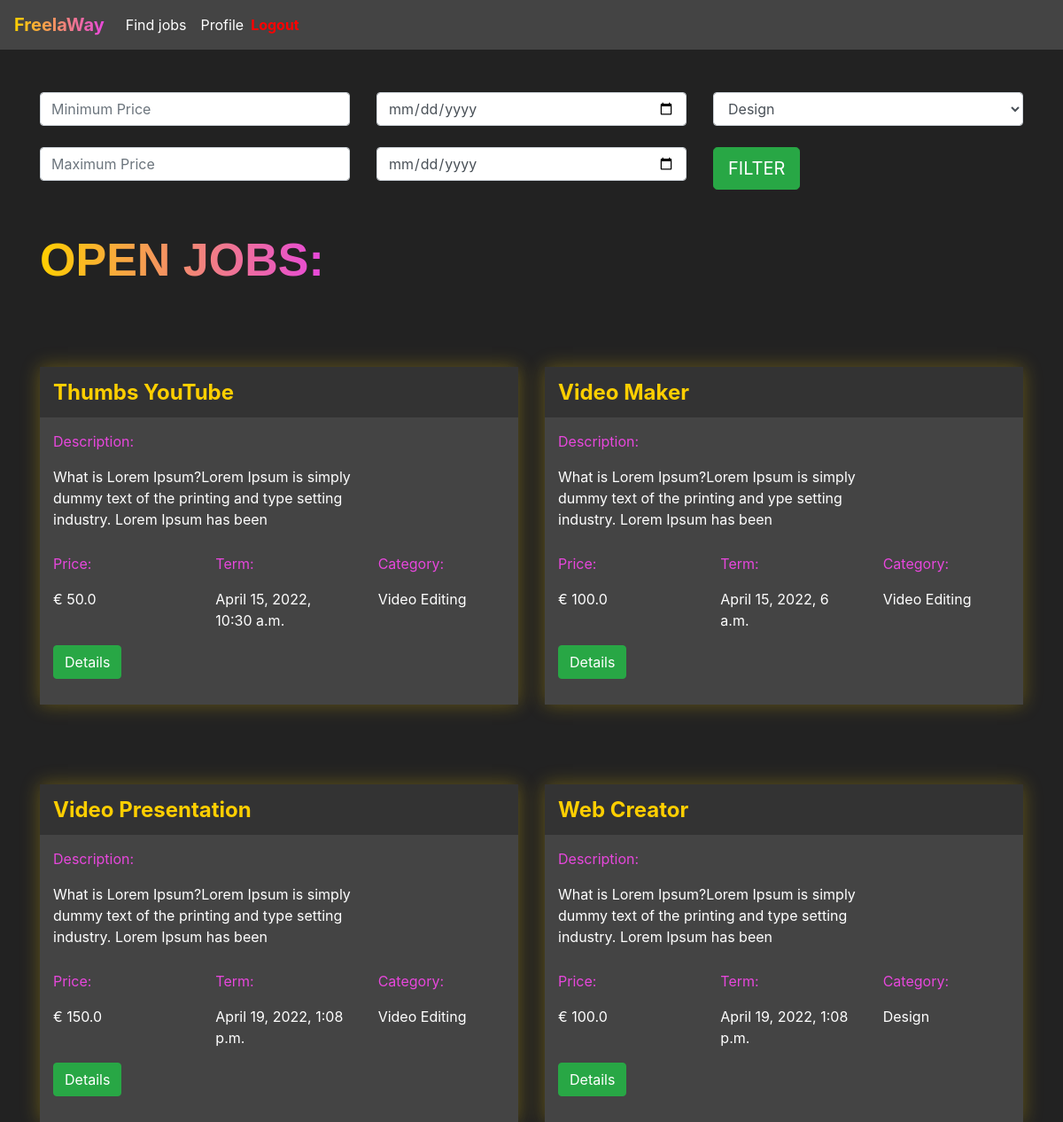
/jobs/find_jobs/ (signed in), run on the app's committed database.
### jobs/models.py (models this page shows, shortened)
class Jobs(models.Model):  # CREATE A JOBS TABLE WITH YOURS OWN ALL COLUMNS
    category_choices = (('D', 'Design'),
                        ('VE', 'Video Editing'))
    status_choices = (('C', 'Creating'),
                      ('WA', 'Waiting Approval'),
                      ('F', 'Finished'))
    title = models.CharField(max_length=200)
    description = models.TextField()
    category = models.CharField(max_length=2, choices=category_choices, default="D")
    delivery_time = models.DateTimeField()
    price = models.FloatField()
    references = models.ManyToManyField(References)
    professional = models.ForeignKey(User, on_delete=models.DO_NOTHING, null=True, blank=True)
    private = models.BooleanField(default=False)
    status = models.CharField(max_length=2, choices=status_choices, default='C')
    final_file = models.FileField(null=True, upload_to='', blank=True)

### jobs/views.py (the view)
# urls.py: path('find_jobs/', views.find_jobs, name='find_jobs'),
@login_required(login_url='/auth/login')
def find_jobs(request):
    if request.method == "GET":
        min_price = request.GET.get('minimum_price')
        max_price = request.GET.get('maximum_price')
        min_time = request.GET.get('minimum_time')
        max_time = request.GET.get('maximum_time')
        cat = request.GET.get('category')
        if min_price or max_price or min_time or max_time or cat:
            if not min_price:
                min_price = 0
            if not max_price:
                max_price = 99999
            if not min_time:
                min_time = datetime(year=1900, month=1, day=1)  # DATETIME DEALING WITH DATE AND TIME
            if not max_time:
                max_time = datetime(year=3000, month=1, day=1)
            if cat == 'D':
                cat = ['D', ]
            elif cat == 'VE':
                cat = ['VE']
            jobs = Jobs.objects \
                .filter(price__gte=min_price) \
                .filter(price__lte=max_price) \
                .filter(delivery_time__gte=min_time) \
                .filter(delivery_time__lte=max_time) \
                .filter(category__in=cat) \
                .filter(private=False)
        else:
            jobs = Jobs.objects.filter(private=False)
        return render(request, 'find_jobs.html', {'jobs': jobs})  # JOBS IS REFERRED TO FIND_JOBS.HTML

### jobs/models.py (called while the page is built)
    def __str__(self) -> str:  # STR APPLY A TIDY URL
        return self.file.url

### jobs/templates/find_jobs.html (shortened to what this page needs)
{% extends 'base.html' %}
{% load static %}
{% block 'head' %}
<link rel="stylesheet" href="{% static 'jobs/css/find_jobs.css' %}">
{% endblock %}
{% block 'body' %}
    <div class="container">
    <br>
    <br>
        <div class="row">
            <div class="col-sm">
            <form action="{% url 'find_jobs' %}" method="GET"> {% csrf_token %}
                <input type="text" class="form-control" placeholder="Minimum Price" name="minimum_price">
                <br>
                <input type="text" class="form-control" placeholder="Maximum Price" name="maximum_price">
            </div>
            <div class="col-sm">
                <input type="date" class="form-control" name="minimum_time">
                <br>
                <input type="date" class="form-control" name="maximum_time">
            </div>
                <div class="col-sm">
                    <select class="form-control" name="category">
                        <option value="D">Design</option>
                    </select>
                <br>
                <input type="submit" class="btn btn-success btn-lg" value="FILTER">
            </div>
        </div>
        <br>
        <br>
        <h2 class="title">OPEN JOBS:</h2>
        <div class="row justify-content-around">
        {% for job in jobs %}
             <div class="col-6 row-card">
                <div class="card-job">
                         <div class="header-job">
                            <h4 class="title-job">{{ job.title }}</h4>
                        </div>
                        <div class="body-job">
                            <p class="title-body">Description:</p>
                             <div style="width: 70%">
                                <p>{{ job.description }}</p>
                             </div>
                            <div class="row">
                                <div class="col-4">
                                    <p class="title-body">Price:</p>
                                    <p>€ {{ job.price }}</p>
                                </div>
                            <div class="col-4">
                                     <p class="title-body">Term:</p>
                                    <p>{{ job.delivery_time }}</p>
                            </div>
                            <div class="col-4">
                                    <p class="title-body">Category:</p>
                                    <p>{% if job.category == 'D' %}
                                            Design
                                        {% else %}
                                            Video Editing
                                        {% endif %}
                                    </p>
                            </div>
                        </div>
                        <button class="btn btn-success" data-toggle="modal" data-target="#modal-{{ job.id }}">Details</button>
                        <br>
                        <br>
                    </div>
                </div>
            </div>
        {% endfor %}
        </div>
    </div>
{% endblock %}

### templates/static/jobs/css/find_jobs.css (style rules this page uses)
.background { background-color: #222; color: white; }
.card-job { background-color: #444; box-shadow: 0 0px 20px 0 rgba( 255, 207, 0, 0.3 ); padding: 0; margin-top: 50px; }
.header-job { background-color: #333; width: 100% !important; padding: 5px; padding-left: 15px; }
.row-card { margin-top: 40px; }
.title-job { color: #FFCF00; font-weight: bold; margin-top: 10px; }
.body-job { padding: 5px; padding-left: 15px; }
.title-body { color: #E747DC; margin-top: 10px; }
.title { font-family: Arial, Helvetica, sans-serif; font-weight: bold; font-size: 52px; display: inline; background-image: linear-gradient(90deg, rgba(255,207,0,1) 0%, rgba(231,71,220,1) 100%); background-clip: text; -webkit-background-clip: text; color: transparent; padding-bottom: 10px; }

### data on the page
Jobs: title "Thumbs YouTube", description "What is Lorem Ipsum?Lorem Ipsum is simply dummy text of the printing and type setting industry. Lorem Ipsum has been", price "50.0", delivery_time "April 15, 2022, 10:30 a.m.", category "Video Editing"
Jobs: title "Video Maker", description "What is Lorem Ipsum?Lorem Ipsum is simply dummy text of the printing and ype setting industry. Lorem Ipsum has been", price "100.0", delivery_time "April 15, 2022, 6 a.m.", category "Video Editing"
Jobs: title "Video Presentation", description "What is Lorem Ipsum?Lorem Ipsum is simply dummy text of the printing and type setting industry. Lorem Ipsum has been", price "150.0", delivery_time "April 19, 2022, 1:08 p.m.", category "Video Editing"
Jobs: title "Web Creator", description "What is Lorem Ipsum?Lorem Ipsum is simply dummy text of the printing and type setting industry. Lorem Ipsum has been", price "100.0", delivery_time "April 19, 2022, 1:08 p.m.", category "Design"
